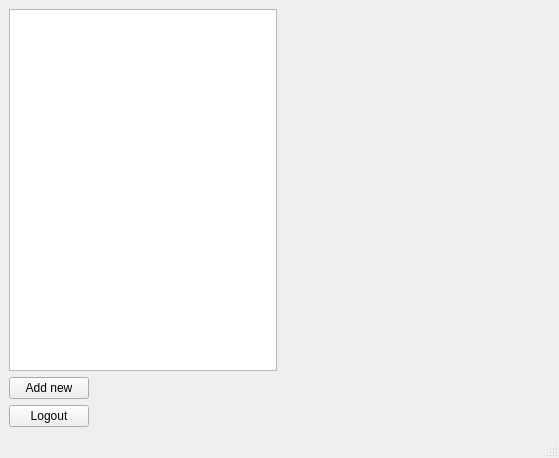
<?xml version="1.0" encoding="UTF-8"?>
<ui version="4.0">
 <class>MainWindow</class>
 <widget class="QMainWindow" name="MainWindow">
  <property name="geometry">
   <rect>
    <x>0</x>
    <y>0</y>
    <width>559</width>
    <height>458</height>
   </rect>
  </property>
  <property name="windowTitle">
   <string>MainWindow</string>
  </property>
  <widget class="QWidget" name="centralwidget">
   <layout class="QHBoxLayout" name="horizontalLayout_2">
    <item>
     <layout class="QVBoxLayout" name="verticalLayout_2">
      <item>
       <widget class="QListWidget" name="listWidget"/>
      </item>
      <item>
       <layout class="QHBoxLayout" name="horizontalLayout">
        <item>
         <layout class="QVBoxLayout" name="verticalLayout">
          <item>
           <widget class="QPushButton" name="addButton">
            <property name="text">
             <string>Add new</string>
            </property>
           </widget>
          </item>
          <item>
           <widget class="QPushButton" name="logoutButton">
            <property name="text">
             <string>Logout</string>
            </property>
           </widget>
          </item>
         </layout>
        </item>
        <item>
         <spacer name="horizontalSpacer">
          <property name="orientation">
           <enum>Qt::Horizontal</enum>
          </property>
          <property name="sizeHint" stdset="0">
           <size>
            <width>40</width>
            <height>20</height>
           </size>
          </property>
         </spacer>
        </item>
       </layout>
      </item>
     </layout>
    </item>
    <item>
     <widget class="QWidget" name="widget" native="true"/>
    </item>
    <item>
     <spacer name="horizontalSpacer_2">
      <property name="orientation">
       <enum>Qt::Horizontal</enum>
      </property>
      <property name="sizeHint" stdset="0">
       <size>
        <width>40</width>
        <height>20</height>
       </size>
      </property>
     </spacer>
    </item>
   </layout>
  </widget>
  <widget class="QMenuBar" name="menubar">
   <property name="geometry">
    <rect>
     <x>0</x>
     <y>0</y>
     <width>559</width>
     <height>22</height>
    </rect>
   </property>
  </widget>
  <widget class="QStatusBar" name="statusbar"/>
 </widget>
 <resources/>
 <connections/>
</ui>
